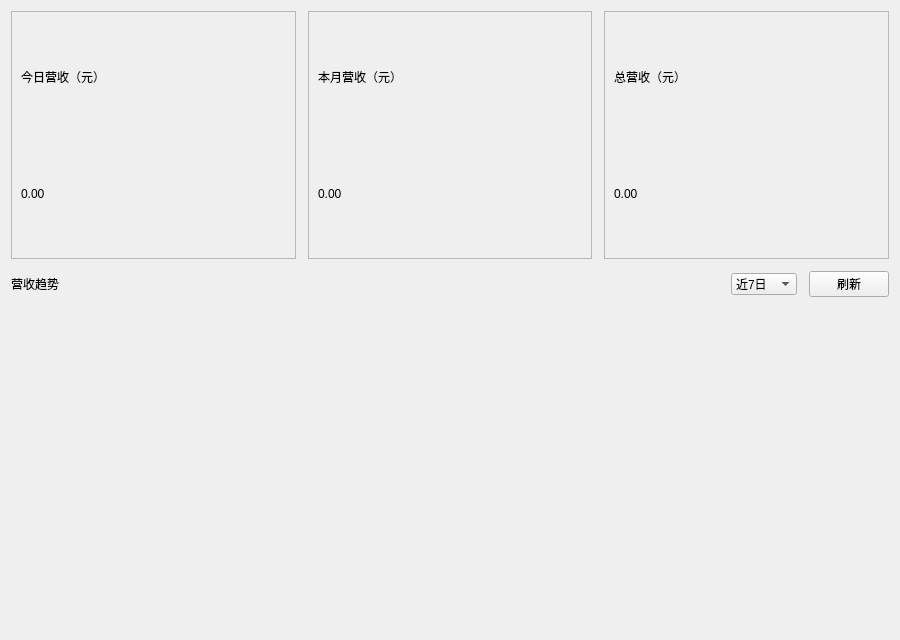
<?xml version="1.0" encoding="UTF-8"?>
<ui version="4.0">
 <class>SalesPage</class>
 <widget class="QWidget" name="SalesPage">
  <property name="geometry">
   <rect>
    <x>0</x>
    <y>0</y>
    <width>900</width>
    <height>640</height>
   </rect>
  </property>
  <layout class="QVBoxLayout" name="verticalLayout">
   <property name="spacing">
    <number>12</number>
   </property>
   <item>
    <layout class="QHBoxLayout" name="metricLayout">
     <item>
      <widget class="QFrame" name="todayCard">
       <property name="frameShape">
        <enum>QFrame::StyledPanel</enum>
       </property>
       <layout class="QVBoxLayout" name="verticalLayout_2">
        <item>
         <widget class="QLabel" name="label">
          <property name="text">
           <string>今日营收（元）</string>
          </property>
         </widget>
        </item>
        <item>
         <widget class="QLabel" name="todayValue">
          <property name="text">
           <string>0.00</string>
          </property>
         </widget>
        </item>
       </layout>
      </widget>
     </item>
     <item>
      <widget class="QFrame" name="monthCard">
       <property name="frameShape">
        <enum>QFrame::StyledPanel</enum>
       </property>
       <layout class="QVBoxLayout" name="verticalLayout_3">
        <item>
         <widget class="QLabel" name="label_2">
          <property name="text">
           <string>本月营收（元）</string>
          </property>
         </widget>
        </item>
        <item>
         <widget class="QLabel" name="monthValue">
          <property name="text">
           <string>0.00</string>
          </property>
         </widget>
        </item>
       </layout>
      </widget>
     </item>
     <item>
      <widget class="QFrame" name="totalCard">
       <property name="frameShape">
        <enum>QFrame::StyledPanel</enum>
       </property>
       <layout class="QVBoxLayout" name="verticalLayout_4">
        <item>
         <widget class="QLabel" name="label_3">
          <property name="text">
           <string>总营收（元）</string>
          </property>
         </widget>
        </item>
        <item>
         <widget class="QLabel" name="totalValue">
          <property name="text">
           <string>0.00</string>
          </property>
         </widget>
        </item>
       </layout>
      </widget>
     </item>
    </layout>
   </item>
   <item>
    <layout class="QHBoxLayout" name="chartHeader">
     <item>
      <widget class="QLabel" name="chartTitle">
       <property name="text">
        <string>营收趋势</string>
       </property>
      </widget>
     </item>
     <item>
      <spacer name="horizontalSpacer">
       <property name="orientation">
        <enum>Qt::Horizontal</enum>
       </property>
       <property name="sizeHint" stdset="0">
        <size>
         <width>40</width>
         <height>20</height>
        </size>
       </property>
      </spacer>
     </item>
     <item>
      <widget class="QComboBox" name="rangeCombo">
       <item>
        <property name="text">
         <string>近7日</string>
        </property>
       </item>
       <item>
        <property name="text">
         <string>近30日</string>
        </property>
       </item>
      </widget>
     </item>
     <item>
      <widget class="QPushButton" name="refreshButton">
       <property name="text">
        <string>刷新</string>
       </property>
      </widget>
     </item>
    </layout>
   </item>
   <item>
    <widget class="TrendChartWidget" name="trendChart" native="true">
     <property name="minimumSize">
      <size>
       <width>0</width>
       <height>320</height>
      </size>
     </property>
    </widget>
   </item>
  </layout>
 </widget>
 <customwidgets>
  <customwidget>
   <class>TrendChartWidget</class>
   <extends>QWidget</extends>
   <header>trendchartwidget.h</header>
   <container>1</container>
  </customwidget>
 </customwidgets>
 <resources/>
 <connections/>
</ui>
